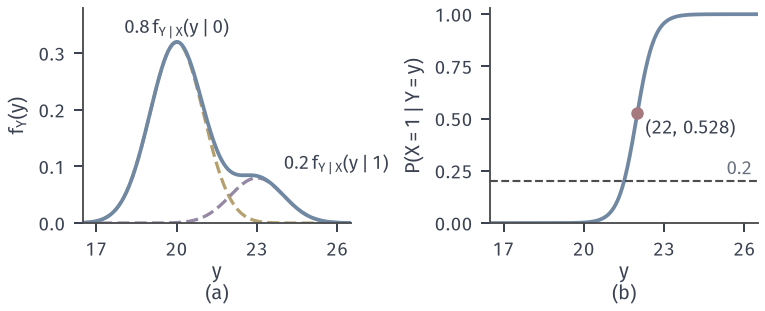

Write Python code to recreate this figure.
"""Discrete state X in {0,1}, P(X=1)=0.2; reading Y|X=0 ~ N(20,1), Y|X=1 ~ N(23,1).
(a) f_Y = 0.8 phi(y-20)+0.2 phi(y-23) and its two weighted parts; (b) P(X=1|Y=y); red point y=22 (0.528)."""
from pathlib import Path
import sys
ROOT = next(p for p in Path(__file__).resolve().parents if (p/"build.sh").is_file() and (p/"tex/book.tex").is_file())
sys.path.insert(0, str(ROOT/"figures/00-shared/mathematical-preliminaries-upper/00-shared/comprehension-figures"))
from support import figure, save, BLUE, GREEN, YELLOW, RED, PURPLE, INK, MUTED, GRID, BLUE_FILL, GREEN_FILL, YELLOW_FILL, RED_FILL, PURPLE_FILL
import numpy as np
STROKE = "#4C4D4F"
def tag(ax, s, y=-0.30):
    ax.text(0.5, y, s, transform=ax.transAxes, ha="center", va="top")

phi = lambda z: np.exp(-z**2/2)/np.sqrt(2*np.pi)
y = np.linspace(16.5, 26.5, 500)
c0 = 0.8*phi(y-20); c1 = 0.2*phi(y-23); f = c0 + c1
fig, (a, b) = figure(width_mm=108, height_mm=44, ncols=2)
a.plot(y, c0, color=YELLOW, lw=1.3, ls='--'); a.plot(y, c1, color=PURPLE, lw=1.3, ls='--')
a.plot(y, f, color=BLUE, lw=1.5)
a.text(20, 0.335, '$0.8\\,f_{Y\\mid X}(y\\mid 0)$', ha='center', fontsize=7.5)
a.text(24.0, 0.095, '$0.2\\,f_{Y\\mid X}(y\\mid 1)$', ha='left', fontsize=7.5)
a.set_ylim(0, 0.38); a.set_xlim(16.5, 26.5); a.set_xticks([17, 20, 23, 26]); a.set_xlabel('$y$', labelpad=1)
a.set_ylabel('$f_Y(y)$')
post = c1/f
b.plot(y, post, color=BLUE, lw=1.5)
b.axhline(0.2, color=STROKE, lw=0.85, ls='--')
p22 = 0.2*phi(-1)/(0.2*phi(-1)+0.8*phi(2))
b.scatter([22], [p22], s=18, color=RED, zorder=4)
b.text(22.3, p22 - 0.03, f'$({22},\\,{p22:.3f})$', fontsize=7.5, va='top')
b.text(26.3, 0.23, '$0.2$', ha='right', fontsize=7.5, color=MUTED)
b.set_xlim(16.5, 26.5); b.set_xticks([17, 20, 23, 26]); b.set_ylim(0, 1.03); b.set_xlabel('$y$', labelpad=1)
b.set_ylabel(r'$\mathrm{P}(X=1\mid Y=y)$')
tag(a, '(a)', y=-0.28); tag(b, '(b)', y=-0.28)
save(fig, Path(__file__).resolve().parent, 'figure', {'p1': 0.2, 'means': [20, 23], 'sd': 1, 'post_at_22': float(p22)})
